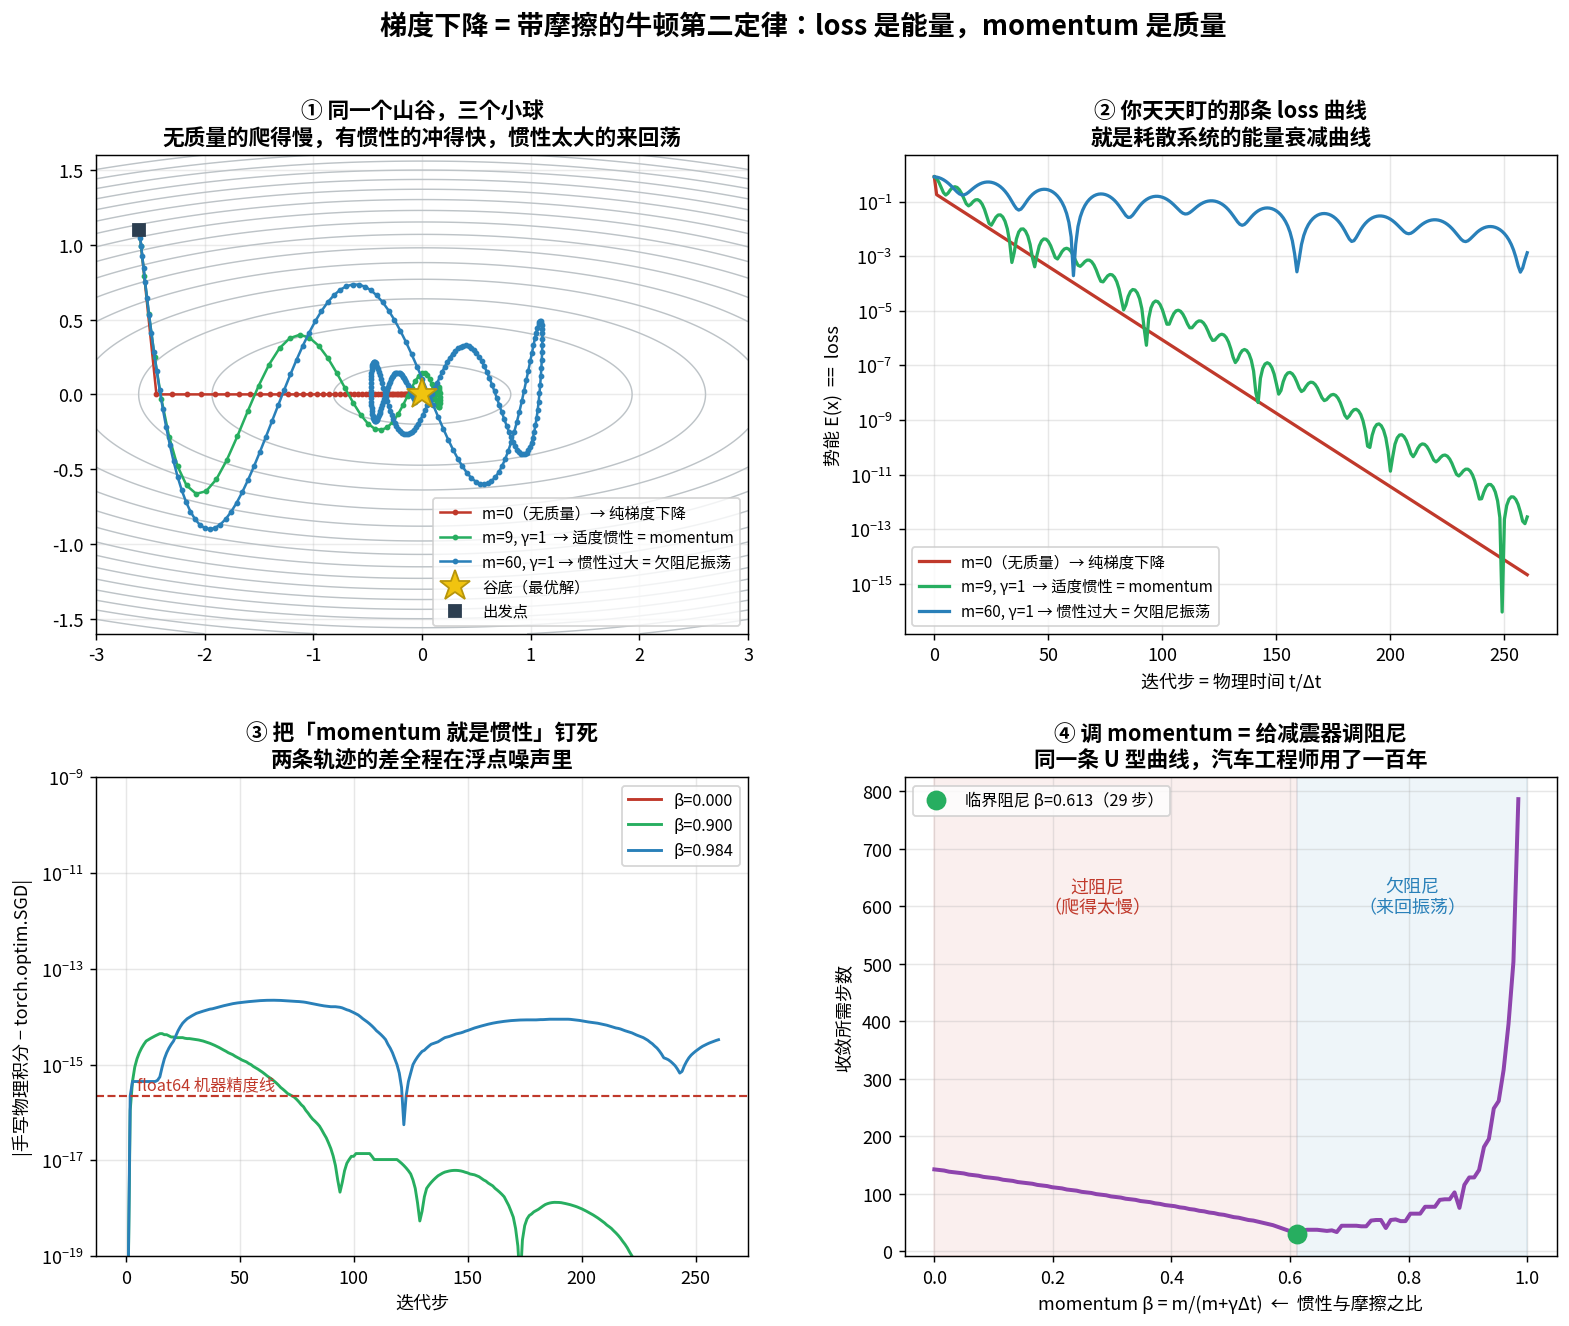

This chart was generated by the following Python code:
"""gradient_descent_is_physics.py
================================================================================
Chapter 0.4.6 · 梯度下降就是小球滚山谷：loss 是能量，momentum 是惯性

现象 → 模拟 → 解剖 → 公式：

  现象：一个带摩擦的小球放在山谷里，它会滚到谷底。牛顿第二定律 + 阻尼：
            m·ẍ = -∇E(x) - γ·ẋ
        没有质量（m=0，完全过阻尼）时退化成 ẋ = -∇E/γ —— **这就是梯度下降**。
        有质量时，小球带惯性冲过狭窄山谷 —— **这就是 momentum**。
  模拟：在同一个势能面上放三个小球：无惯性 / 适度惯性 / 惯性过大，看轨迹。
  解剖：把上面那条二阶 ODE 用有限差分离散，得到
            x_{t+1} = x_t − lr·∇E(x_t) + β·(x_t − x_{t−1})
        其中 β = m/(m+γΔt)，lr = Δt²/(m+γΔt)。
        这**逐字**就是 torch.optim.SGD(momentum=β, lr=lr) 的更新式。
        本脚本用 assert 把这件事钉死：手写物理积分与 PyTorch 优化器逐位相同。
  公式：调 momentum = 调质量与摩擦的比。欠阻尼→振荡，过阻尼→太慢，
        临界阻尼→最快 —— 这是工程师给减震器调参时用的同一条曲线。

运行：  python ch00_4_modeling/gradient_descent_is_physics.py
================================================================================
"""

from pathlib import Path

import matplotlib.pyplot as plt
import numpy as np
import torch

torch.set_default_dtype(torch.float64)   # 对拍要精确到浮点底噪，用双精度

# ── 现象：一个狭长的山谷（病态条件数，深度学习里最常见的地形） ───────────────
CURV = torch.tensor([0.06, 1.0])           # 两个方向的曲率，相差 ~17 倍
START = torch.tensor([-2.6, 1.1])


def energy(x):
    """势能面 E(x) = ½ Σ k_i x_i²  —— 一个各向异性的碗。loss 就是它。"""
    return 0.5 * (CURV * x**2).sum()


def grad(x):
    """-∇E 就是力。这里手写，下面再跟 autograd 对拍。"""
    return CURV * x


# ── 物理：带摩擦的牛顿第二定律，显式差分 ─────────────────────────────────────

def roll_ball(mass, gamma, dt, steps):
    """m·ẍ = -∇E - γ·ẋ 的中心差分积分 —— 纯物理，不碰任何优化器。"""
    x_prev = START.clone()
    x = START.clone()
    beta = mass / (mass + gamma * dt)          # ← 惯性占比
    lr = dt**2 / (mass + gamma * dt)           # ← 步长
    traj = [x.clone()]
    for _ in range(steps):
        x_new = x - lr * grad(x) + beta * (x - x_prev)
        x_prev, x = x, x_new
        traj.append(x.clone())
    return torch.stack(traj), beta, lr


# ── 优化器：同一件事，PyTorch 的写法 ────────────────────────────────────────

def run_sgd(beta, lr, steps):
    """torch.optim.SGD(momentum=β) —— 让 autograd 去算力。"""
    x = START.clone().requires_grad_(True)
    opt = torch.optim.SGD([x], lr=lr, momentum=beta)
    traj = [x.detach().clone()]
    for _ in range(steps):
        loss = energy(x)
        opt.zero_grad()
        loss.backward()                        # ← 牛顿的流数，1665
        opt.step()
        traj.append(x.detach().clone())
    return torch.stack(traj)


def steps_to_converge(beta, lr, tol=1e-3, max_steps=4000):
    """滚到谷底附近需要多少步 —— 阻尼调得好不好，就看这个数。"""
    x_prev, x = START.clone(), START.clone()
    for i in range(max_steps):
        x_new = x - lr * grad(x) + beta * (x - x_prev)
        x_prev, x = x, x_new
        if x.norm() < tol:
            return i + 1
    return max_steps


def main():
    dt, steps = 1.0, 260

    # ---------- 三个小球：无惯性 / 适度惯性 / 惯性过大 ----------
    balls = [
        ("m=0（无质量）→ 纯梯度下降", 0.0, 1.0, "#c0392b"),
        ("m=9, γ=1  → 适度惯性 = momentum", 9.0, 1.0, "#27ae60"),
        ("m=60, γ=1 → 惯性过大 = 欠阻尼振荡", 60.0, 1.0, "#2980b9"),
    ]
    print("── 同一个山谷，三个小球 ────────────────────────────────")
    results = []
    for name, m, g, c in balls:
        traj, beta, lr = roll_ball(m, g, dt, steps)
        results.append((name, traj, beta, lr, c))
        print(f"  {name:34s}  β={beta:.4f}  lr={lr:.4f}  "
              f"末端 |x|={traj[-1].norm():.2e}")

    # ---------- 对拍：物理积分 == torch.optim.SGD ----------
    print("\n── 对拍：手写物理积分 vs torch.optim.SGD(momentum) ─────")
    for name, traj, beta, lr, _ in results:
        sgd = run_sgd(beta, lr, steps)
        gap = (traj - sgd).abs().max().item()
        print(f"  β={beta:.4f}  两条轨迹的最大偏差 = {gap:.2e}")
        assert gap < 1e-10, "二者必须是同一条轨迹"
    print("  assert 通过 —— **momentum 不是像小球，它就是小球。**")

    # ---------- 阻尼扫描：欠阻尼 / 临界 / 过阻尼 ----------
    betas = np.linspace(0.0, 0.985, 120)
    lr_fixed = 0.9 / CURV.max().item()          # 固定步长，只扫惯性
    n_steps = [steps_to_converge(float(b), lr_fixed) for b in betas]
    best_i = int(np.argmin(n_steps))
    print(f"\n── 阻尼扫描（固定 lr={lr_fixed:.3f}）───────────────────")
    print(f"  最快的 β = {betas[best_i]:.3f}，需要 {n_steps[best_i]} 步")
    print(f"  β=0（过阻尼，纯 GD）需要 {n_steps[0]} 步 —— 慢了 {n_steps[0]/n_steps[best_i]:.1f} 倍")
    print("  减震器工程师管这叫**临界阻尼**；你管它叫调 momentum 超参。")

    # ---------- 画图 ----------
    fig = plt.figure(figsize=(14.5, 11))
    gs = fig.add_gridspec(2, 2, hspace=0.30, wspace=0.24)

    # (a) 势能面上的三条轨迹
    ax = fig.add_subplot(gs[0, 0])
    gx, gy = np.meshgrid(np.linspace(-3, 3, 220), np.linspace(-1.6, 1.6, 220))
    gz = 0.5 * (CURV[0].item() * gx**2 + CURV[1].item() * gy**2)
    ax.contour(gx, gy, gz, levels=np.linspace(0.02, 1.4, 16), colors="#bdc3c7", linewidths=0.8)
    for name, traj, beta, lr, c in results:
        t = traj.numpy()
        ax.plot(t[:, 0], t[:, 1], "-o", color=c, lw=1.4, ms=2.2, label=name)
    ax.plot([0], [0], "*", color="#f1c40f", ms=18, mec="#b7950b", label="谷底（最优解）")
    ax.plot([START[0]], [START[1]], "s", color="#2c3e50", ms=7, label="出发点")
    ax.set_title("① 同一个山谷，三个小球\n无质量的爬得慢，有惯性的冲得快，惯性太大的来回荡",
                 fontsize=12, fontweight="bold")
    ax.legend(fontsize=8.5, loc="lower right")
    ax.grid(alpha=0.25)

    # (b) 能量（=loss）随时间
    ax = fig.add_subplot(gs[0, 1])
    for name, traj, beta, lr, c in results:
        e = torch.stack([energy(x) for x in traj])
        ax.semilogy(e.clamp_min(1e-18), color=c, lw=1.8, label=name)
    ax.set_xlabel("迭代步 = 物理时间 t/Δt")
    ax.set_ylabel("势能 E(x)  ==  loss")
    ax.set_title("② 你天天盯的那条 loss 曲线\n就是耗散系统的能量衰减曲线",
                 fontsize=12, fontweight="bold")
    ax.legend(fontsize=8.5)
    ax.grid(alpha=0.3, which="both")

    # (c) 对拍
    ax = fig.add_subplot(gs[1, 0])
    for name, traj, beta, lr, c in results:
        sgd = run_sgd(beta, lr, steps)
        d = (traj - sgd).abs().max(dim=1).values
        ax.semilogy(d.clamp_min(1e-20), color=c, lw=1.6, label=f"β={beta:.3f}")
    ax.axhline(2.2e-16, color="#c0392b", ls="--", lw=1.2)
    ax.text(5, 3.0e-16, "float64 机器精度线", fontsize=9, color="#c0392b")
    ax.set_ylim(1e-19, 1e-9)
    ax.set_xlabel("迭代步")
    ax.set_ylabel("|手写物理积分 − torch.optim.SGD|")
    ax.set_title("③ 把「momentum 就是惯性」钉死\n两条轨迹的差全程在浮点噪声里",
                 fontsize=12, fontweight="bold")
    ax.legend(fontsize=9)
    ax.grid(alpha=0.3, which="both")

    # (d) 阻尼扫描
    ax = fig.add_subplot(gs[1, 1])
    ax.plot(betas, n_steps, color="#8e44ad", lw=2.2)
    ax.plot([betas[best_i]], [n_steps[best_i]], "o", color="#27ae60", ms=10,
            label=f"临界阻尼 β={betas[best_i]:.3f}（{n_steps[best_i]} 步）")
    ax.axvspan(0, betas[best_i], color="#c0392b", alpha=0.08)
    ax.axvspan(betas[best_i], 1.0, color="#2980b9", alpha=0.08)
    ax.text(betas[best_i] * 0.45, max(n_steps) * 0.75, "过阻尼\n（爬得太慢）",
            ha="center", fontsize=10, color="#c0392b")
    ax.text((betas[best_i] + 1) / 2, max(n_steps) * 0.75, "欠阻尼\n（来回振荡）",
            ha="center", fontsize=10, color="#2980b9")
    ax.set_xlabel("momentum β = m/(m+γΔt)  ←  惯性与摩擦之比")
    ax.set_ylabel("收敛所需步数")
    ax.set_title("④ 调 momentum = 给减震器调阻尼\n同一条 U 型曲线，汽车工程师用了一百年",
                 fontsize=12, fontweight="bold")
    ax.legend(fontsize=9)
    ax.grid(alpha=0.3)

    fig.suptitle("梯度下降 = 带摩擦的牛顿第二定律：loss 是能量，momentum 是质量",
                 fontsize=15, fontweight="bold")
    out = Path(__file__).with_suffix(".png")
    fig.savefig(out, dpi=130, bbox_inches="tight")
    print(f"\n图已保存到 {out}")


if __name__ == "__main__":
    plt.rcParams["font.sans-serif"] = [
        "PingFang SC", "Heiti SC", "Songti SC", "Noto Sans CJK SC",
        "Noto Sans CJK JP", "WenQuanYi Zen Hei", "Arial Unicode MS",
    ]
    plt.rcParams["axes.unicode_minus"] = False
    main()
